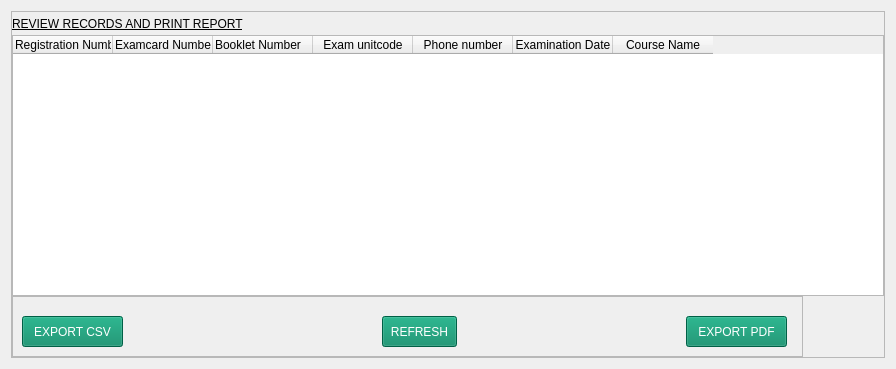
            <widget class="QWidget" name="page_3">
             <layout class="QVBoxLayout" name="verticalLayout_8">
              <item>
               <widget class="QFrame" name="frame_3">
                <property name="frameShape">
                 <enum>QFrame::StyledPanel</enum>
                </property>
                <property name="frameShadow">
                 <enum>QFrame::Raised</enum>
                </property>
                <layout class="QGridLayout" name="gridLayout_3">
                 <property name="leftMargin">
                  <number>0</number>
                 </property>
                 <property name="topMargin">
                  <number>0</number>
                 </property>
                 <property name="rightMargin">
                  <number>0</number>
                 </property>
                 <property name="bottomMargin">
                  <number>0</number>
                 </property>
                 <property name="spacing">
                  <number>0</number>
                 </property>
                 <item row="2" column="0" colspan="2">
                  <widget class="QFrame" name="frame_6">
                   <property name="minimumSize">
                    <size>
                     <width>791</width>
                     <height>61</height>
                    </size>
                   </property>
                   <property name="maximumSize">
                    <size>
                     <width>791</width>
                     <height>61</height>
                    </size>
                   </property>
                   <property name="frameShape">
                    <enum>QFrame::StyledPanel</enum>
                   </property>
                   <property name="frameShadow">
                    <enum>QFrame::Raised</enum>
                   </property>
                   <widget class="QPushButton" name="exportCSV">
                    <property name="geometry">
                     <rect>
                      <x>10</x>
                      <y>20</y>
                      <width>101</width>
                      <height>31</height>
                     </rect>
                    </property>
                    <property name="styleSheet">
                     <string notr="true">QPushButton {
font: 87 8pt &quot;Arial Black&quot;;
background-color: rgb(0, 134, 98);
color: rgb(255, 255, 255);
}
QPushButton:hover {
	background-color: rgb(85, 170, 255);
}</string>
                    </property>
                    <property name="text">
                     <string>EXPORT CSV</string>
                    </property>
                   </widget>
                   <widget class="QPushButton" name="exportPDF">
                    <property name="geometry">
                     <rect>
                      <x>674</x>
                      <y>20</y>
                      <width>101</width>
                      <height>31</height>
                     </rect>
                    </property>
                    <property name="styleSheet">
                     <string notr="true">QPushButton {
font: 87 8pt &quot;Arial Black&quot;;
background-color: rgb(0, 134, 98);
color: rgb(255, 255, 255);
}
QPushButton:hover {
	background-color: rgb(85, 170, 255);
}</string>
                    </property>
                    <property name="text">
                     <string>EXPORT PDF</string>
                    </property>
                   </widget>
                   <widget class="QPushButton" name="refreshButton_2">
                    <property name="geometry">
                     <rect>
                      <x>370</x>
                      <y>20</y>
                      <width>75</width>
                      <height>31</height>
                     </rect>
                    </property>
                    <property name="styleSheet">
                     <string notr="true">QPushButton {
font: 87 8pt &quot;Arial Black&quot;;
background-color: rgb(0, 134, 98);
color: rgb(255, 255, 255);
}
QPushButton:hover {
	background-color: rgb(85, 170, 255);
}</string>
                    </property>
                    <property name="text">
                     <string>REFRESH</string>
                    </property>
                   </widget>
                  </widget>
                 </item>
                 <item row="0" column="0">
                  <widget class="QLabel" name="label_14">
                   <property name="minimumSize">
                    <size>
                     <width>400</width>
                     <height>23</height>
                    </size>
                   </property>
                   <property name="maximumSize">
                    <size>
                     <width>450</width>
                     <height>23</height>
                    </size>
                   </property>
                   <property name="styleSheet">
                    <string notr="true">
font: 87 12pt &quot;Arial Black&quot;;text-decoration: underline;
</string>
                   </property>
                   <property name="text">
                    <string>REVIEW RECORDS AND PRINT REPORT</string>
                   </property>
                  </widget>
                 </item>
                 <item row="1" column="0" colspan="2">
                  <widget class="QTableWidget" name="tableWidget_2">
                   <property name="minimumSize">
                    <size>
                     <width>872</width>
                     <height>261</height>
                    </size>
                   </property>
                   <property name="maximumSize">
                    <size>
                     <width>16777215</width>
                     <height>500</height>
                    </size>
                   </property>
                   <column>
                    <property name="text">
                     <string>Registration Number</string>
                    </property>
                    <property name="textAlignment">
                     <set>AlignJustify|AlignVCenter</set>
                    </property>
                   </column>
                   <column>
                    <property name="text">
                     <string>Examcard Number</string>
                    </property>
                    <property name="textAlignment">
                     <set>AlignJustify|AlignVCenter</set>
                    </property>
                   </column>
                   <column>
                    <property name="text">
                     <string>Booklet Number</string>
                    </property>
                    <property name="textAlignment">
                     <set>AlignJustify|AlignVCenter</set>
                    </property>
                   </column>
                   <column>
                    <property name="text">
                     <string>Exam unitcode</string>
                    </property>
                   </column>
                   <column>
                    <property name="text">
                     <string>Phone number</string>
                    </property>
                   </column>
                   <column>
                    <property name="text">
                     <string>Examination Date</string>
                    </property>
                   </column>
                   <column>
                    <property name="text">
                     <string>Course Name</string>
                    </property>
                   </column>
                  </widget>
                 </item>
                </layout>
               </widget>
              </item>
             </layout>
            </widget>
